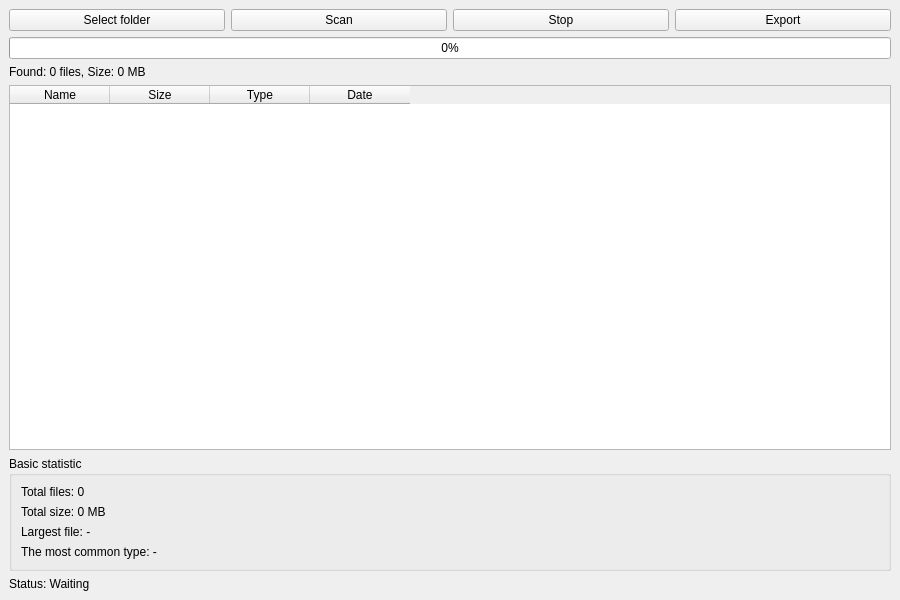
<?xml version="1.0" encoding="UTF-8"?>
<ui version="4.0">
 <class>MainWindow</class>
 <widget class="QMainWindow" name="MainWindow">
  <property name="geometry">
   <rect>
    <x>0</x>
    <y>0</y>
    <width>900</width>
    <height>600</height>
   </rect>
  </property>
  <property name="windowTitle">
   <string>File scanner</string>
  </property>
  <widget class="QWidget" name="centralwidget">
   <layout class="QVBoxLayout" name="verticalLayout">
    <item>
     <layout class="QHBoxLayout" name="buttonLayout">
      <item>
       <widget class="QPushButton" name="btnSelectFolder">
        <property name="text">
         <string>Select folder</string>
        </property>
       </widget>
      </item>
      <item>
       <widget class="QPushButton" name="btnScan">
        <property name="text">
         <string>Scan</string>
        </property>
       </widget>
      </item>
      <item>
       <widget class="QPushButton" name="btnStop">
        <property name="text">
         <string>Stop</string>
        </property>
       </widget>
      </item>
      <item>
       <widget class="QPushButton" name="btnExport">
        <property name="text">
         <string>Export</string>
        </property>
       </widget>
      </item>
     </layout>
    </item>
    <item>
     <widget class="QProgressBar" name="progressBar">
      <property name="value">
       <number>0</number>
      </property>
     </widget>
    </item>
    <item>
     <widget class="QLabel" name="lblProgress">
      <property name="text">
       <string>Found: 0 files, Size: 0 MB</string>
      </property>
     </widget>
    </item>
    <item>
     <widget class="QTableWidget" name="tableFiles">
      <column>
       <property name="text">
        <string>Name</string>
       </property>
      </column>
      <column>
       <property name="text">
        <string>Size</string>
       </property>
      </column>
      <column>
       <property name="text">
        <string>Type</string>
       </property>
      </column>
      <column>
       <property name="text">
        <string>Date</string>
       </property>
      </column>
     </widget>
    </item>
    <item>
     <widget class="QGroupBox" name="groupStats">
      <property name="title">
       <string>Basic statistic</string>
      </property>
      <layout class="QVBoxLayout" name="verticalStats">
       <item>
        <widget class="QLabel" name="lblTotalFiles">
         <property name="text">
          <string>Total files: 0</string>
         </property>
        </widget>
       </item>
       <item>
        <widget class="QLabel" name="lblTotalSize">
         <property name="text">
          <string>Total size: 0 MB</string>
         </property>
        </widget>
       </item>
       <item>
        <widget class="QLabel" name="lblLargestFile">
         <property name="text">
          <string>Largest file: -</string>
         </property>
        </widget>
       </item>
       <item>
        <widget class="QLabel" name="lblMostCommon">
         <property name="text">
          <string>The most common type: -</string>
         </property>
        </widget>
       </item>
      </layout>
     </widget>
    </item>
    <item>
     <widget class="QLabel" name="lblStatus">
      <property name="text">
       <string>Status: Waiting</string>
      </property>
     </widget>
    </item>
   </layout>
  </widget>
 </widget>
 <resources/>
 <connections/>
</ui>
